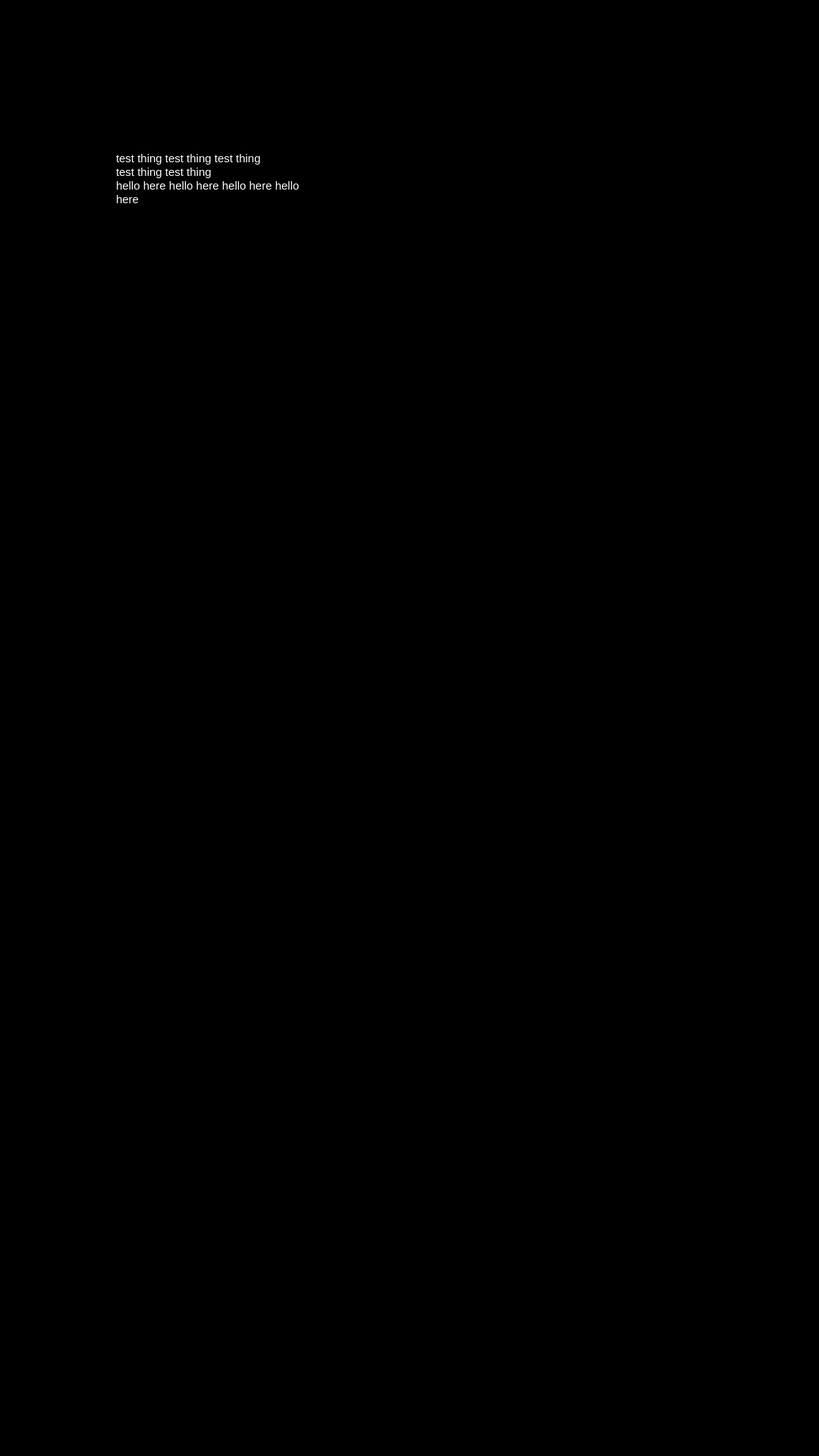
<?xml version="1.0" encoding="UTF-8"?>
<ui version="4.0">
 <class>Dialog</class>
 <widget class="QDialog" name="Dialog">
  <property name="geometry">
   <rect>
    <x>0</x>
    <y>0</y>
    <width>1080</width>
    <height>1920</height>
   </rect>
  </property>
  <property name="windowTitle">
   <string>Dialog</string>
  </property>
  <property name="styleSheet">
   <string notr="true">background-color:black</string>
  </property>
  <widget class="QListWidget" name="listWidget">
   <property name="geometry">
    <rect>
     <x>150</x>
     <y>200</y>
     <width>256</width>
     <height>192</height>
    </rect>
   </property>
   <property name="sizePolicy">
    <sizepolicy hsizetype="Fixed" vsizetype="Fixed">
     <horstretch>0</horstretch>
     <verstretch>0</verstretch>
    </sizepolicy>
   </property>
   <property name="font">
    <font>
     <pointsize>11</pointsize>
    </font>
   </property>
   <property name="styleSheet">
    <string notr="true">color:white
</string>
   </property>
   <property name="frameShape">
    <enum>QFrame::NoFrame</enum>
   </property>
   <property name="frameShadow">
    <enum>QFrame::Plain</enum>
   </property>
   <property name="verticalScrollBarPolicy">
    <enum>Qt::ScrollBarAlwaysOff</enum>
   </property>
   <property name="horizontalScrollBarPolicy">
    <enum>Qt::ScrollBarAlwaysOff</enum>
   </property>
   <property name="autoScroll">
    <bool>true</bool>
   </property>
   <property name="dragEnabled">
    <bool>false</bool>
   </property>
   <property name="dragDropOverwriteMode">
    <bool>false</bool>
   </property>
   <property name="alternatingRowColors">
    <bool>false</bool>
   </property>
   <property name="selectionMode">
    <enum>QAbstractItemView::NoSelection</enum>
   </property>
   <property name="selectionBehavior">
    <enum>QAbstractItemView::SelectRows</enum>
   </property>
   <property name="isWrapping" stdset="0">
    <bool>true</bool>
   </property>
   <property name="resizeMode">
    <enum>QListView::Fixed</enum>
   </property>
   <property name="layoutMode">
    <enum>QListView::SinglePass</enum>
   </property>
   <property name="wordWrap">
    <bool>true</bool>
   </property>
   <property name="selectionRectVisible">
    <bool>false</bool>
   </property>
   <property name="itemAlignment">
    <set>Qt::AlignLeading</set>
   </property>
   <property name="sortingEnabled">
    <bool>false</bool>
   </property>
   <item>
    <property name="text">
     <string>test thing test thing test thing test thing test thing </string>
    </property>
   </item>
   <item>
    <property name="text">
     <string>hello here hello here hello here hello here </string>
    </property>
   </item>
  </widget>
 </widget>
 <resources/>
 <connections/>
</ui>
